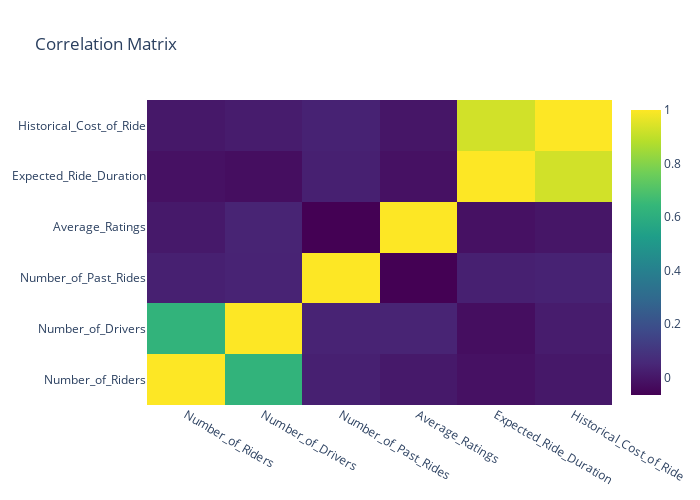

Notebook cell for this chart:
### Markdown cell above
Now let’s have a look at the correlation matrix

### Code cell
# Only select numeric columns
numeric_data = data.select_dtypes(include='number')
# Compute the correlation matrix
corr_matrix = numeric_data.corr()
# Plot the heatmap
fig = go.Figure(data=go.Heatmap(
    z=corr_matrix.values,
    x=corr_matrix.columns,
    y=corr_matrix.columns,
    colorscale='Viridis'))
fig.update_layout(title='Correlation Matrix',width= 700,height=500)
fig.show()

### Figure 1 — Plotly figure (JSON) as saved in the notebook; plotly's stock layout.template omitted (floating-point values rounded to 4 significant figures)
{"data": [{"colorscale": [[0, "#440154"], [0.1111, "#482878"], [0.2222, "#3e4989"], [0.3333, "#31688e"], [0.4444, "#26828e"], [0.5556, "#1f9e89"], [0.6667, "#35b779"], [0.7778, "#6ece58"], [0.8889, "#b5de2b"], [1, "#fde725"]], "type": "heatmap", "x": ["Number_of_Riders", "Number_of_Drivers", "Number_of_Past_Rides", "Average_Ratings", "Expected_Ride_Duration", "Historical_Cost_of_Ride"], "y": ["Number_of_Riders", "Number_of_Drivers", "Number_of_Past_Rides", "Average_Ratings", "Expected_Ride_Duration", "Historical_Cost_of_Ride"], "z": [[1, 0.627, 0.02927, 0.008572, -0.01586, 0.005826], [0.627, 1, 0.03966, 0.0412, -0.02442, 0.01708], [0.02927, 0.03966, 1, -0.06473, 0.03068, 0.03586], [0.008572, 0.0412, -0.06473, 1, -0.01697, -0.001063], [-0.01586, -0.02442, 0.03068, -0.01697, 1, 0.9275], [0.005826, 0.01708, 0.03586, -0.001063, 0.9275, 1]]}], "layout": {"height": 500, "title": {"text": "Correlation Matrix"}, "width": 700}}
